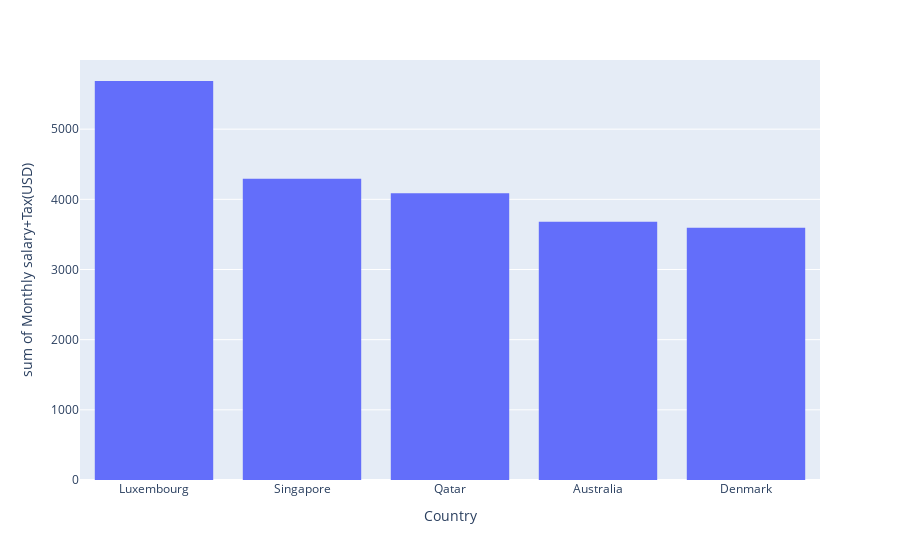

The code cell stored with this chart in its notebook:
### Code cell
import plotly.express as px
fig=px.histogram(sorted_df1,x="Country",y="Monthly salary+Tax(USD)")
fig.show()

### Figure 1 — Plotly figure (JSON) as saved in the notebook; plotly's stock layout.template omitted (floating-point values rounded to 4 significant figures)
{"data": [{"alignmentgroup": "True", "bingroup": "x", "histfunc": "sum", "hovertemplate": "Country=%{x}<br>sum of Monthly salary+Tax(USD)=%{y}<extra></extra>", "legendgroup": "", "marker": {"color": "#636efa", "pattern": {"shape": ""}}, "name": "", "offsetgroup": "", "orientation": "v", "showlegend": false, "type": "histogram", "x": ["Luxembourg", "Singapore", "Qatar", "Australia", "Denmark"], "xaxis": "x", "y": [5686.0, 4294.0, 4086.0, 3679.0, 3596.0], "yaxis": "y"}], "layout": {"autosize": true, "barmode": "relative", "legend": {"tracegroupgap": 0}, "margin": {"t": 60}, "xaxis": {"anchor": "y", "autorange": true, "domain": [0, 1], "range": [-0.5, 4.5], "title": {"text": "Country"}, "type": "category"}, "yaxis": {"anchor": "x", "autorange": true, "domain": [0, 1], "range": [0, 5986.0], "title": {"text": "sum of Monthly salary+Tax(USD)"}, "type": "linear"}}}
